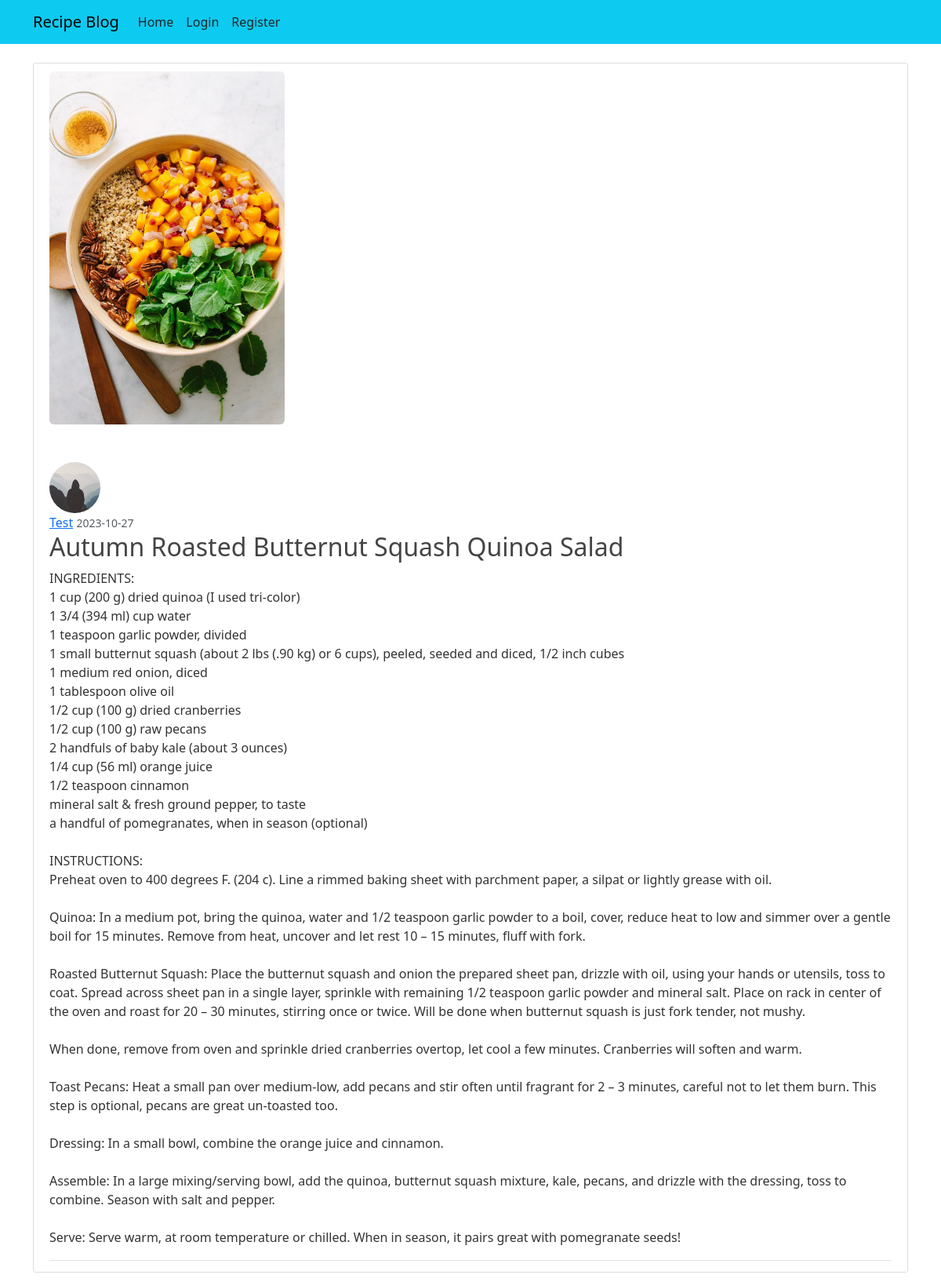
Page /post/9 on the committed database.
### recipeblog/models.py (models this page shows, shortened)
class Post(db.Model):
    id = db.Column(db.Integer, primary_key=True)
    title = db.Column(db.String(100), nullable=False)
    date_posted = db.Column(db.DateTime, nullable=False,
                            default=datetime.utcnow)
    content = db.Column(db.Text, nullable=False)
    image = db.Column(db.String(20), nullable=False, default='default2.jpg')
    user_id = db.Column(db.Integer, db.ForeignKey('user.id'), nullable=False)

class User(db.Model, UserMixin):
    id = db.Column(db.Integer, primary_key=True)
    username = db.Column(db.String(20), unique=True, nullable=False)
    email = db.Column(db.String(120), unique=True, nullable=False)
    image = db.Column(db.String(20), nullable=False, default='default.jpg')
    password = db.Column(db.String(60), nullable=False)
    posts = db.relationship('Post', backref='author', lazy=True)

### recipeblog/routes.py (the view)
@app.route("/post/<int:post_id>")
def post(post_id):
    post = Post.query.get_or_404(post_id)
    return render_template('post.html', title=post.title, post=post)

### recipeblog/templates/post.html (shortened to what this page needs)
{% extends "layout.html" %}
{% block content %}
<article class="media content-section">
    <form method="POST" action="" >
        <div class="mb-5">
            <img class="rounded" src=" {{ url_for('static', filename='recipe_pics/' + post.image)  }}" width="300" ,height="300">
        </div>
        <div>
        <img class="rounded-circle article-img" src=" {{ url_for('static', filename='profile_pics/' + post.author.image)  }}">
        </div>
        <div class="media-body">
            <div class="article-metadata">
                <a class="mr-2" href="#">{{ post.author.username }}</a>
                <small class="text-muted">{{ post.date_posted.strftime('%Y-%m-%d') }}</small>
                        <h2 class="article-title">{{ post.title }}</h2>
            <p class="article-content">{{ post.content }}</p>
        </div>
    </article>
{% endblock content %}

### recipeblog/static/main.css (style rules this page uses)
body { background: #ffffff; color: #333333; margin-top: 5rem; }
h1, h2, h3, h4, h5, h6 { color: #444444; }
.content-section { background: #ffffff; padding: 10px 20px; border: 1px solid #dddddd; border-radius: 3px; margin-bottom: 20px; }
.article-title { color: #444444; }
.article-content { white-space: pre-line; }
.article-img { height: 65px; width: 65px; margin-right: 16px; }
.article-metadata { padding-bottom: 1px; margin-bottom: 4px; border-bottom: 1px solid #e3e3e3 }

### rows in the picture
Post: image (picture), date_posted "2023-10-27", title "Autumn Roasted Butternut Squash Quinoa Salad", content "INGREDIENTS: 1 cup (200 g) dried quinoa (I used tri-color) 1 3/4 (394 ml) cup water 1 teaspoon garlic powder, divided 1 small butternut squash (about 2 lbs (.90 kg) or 6 cups), peeled, seeded and diced, 1/2 inch cubes 1 medium red onion, diced 1 tablespoon olive oil 1/2 cup (100 g) dried cranberries 1/2 cup (100 g) raw pecans 2 handfuls of baby kale (about 3 ounces) 1/4 cup (56 ml) orange juice 1/2 teaspoon cinnamon mineral salt & fresh ground pepper, to taste a handful of pomegranates, when in season (optional) INSTRUCTIONS: Preheat oven to 400 degrees F. (204 c). Line a rimmed baking sheet with parchment paper, a silpat or lightly grease with oil. Quinoa: In a medium pot, bring the…"
User: image (placeholder picture), author.username "Test"
